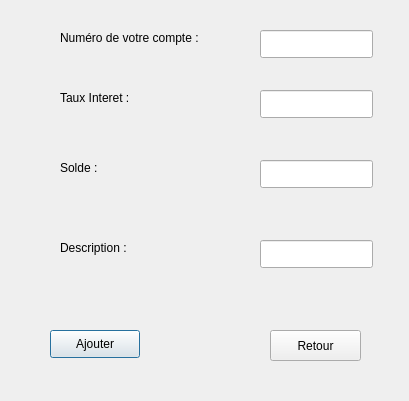
<?xml version="1.0" encoding="UTF-8"?>
<ui version="4.0">
 <class>AjoutEpargne</class>
 <widget class="QDialog" name="AjoutEpargne">
  <property name="geometry">
   <rect>
    <x>0</x>
    <y>0</y>
    <width>409</width>
    <height>401</height>
   </rect>
  </property>
  <property name="windowTitle">
   <string>AjoutEpargne</string>
  </property>
  <widget class="QPushButton" name="pushButton">
   <property name="geometry">
    <rect>
     <x>50</x>
     <y>330</y>
     <width>90</width>
     <height>28</height>
    </rect>
   </property>
   <property name="text">
    <string>Ajouter</string>
   </property>
  </widget>
  <widget class="QLabel" name="label">
   <property name="geometry">
    <rect>
     <x>60</x>
     <y>30</y>
     <width>181</width>
     <height>16</height>
    </rect>
   </property>
   <property name="text">
    <string>Numéro de votre compte :</string>
   </property>
  </widget>
  <widget class="QLabel" name="label_2">
   <property name="geometry">
    <rect>
     <x>60</x>
     <y>90</y>
     <width>171</width>
     <height>16</height>
    </rect>
   </property>
   <property name="text">
    <string>Taux Interet :</string>
   </property>
  </widget>
  <widget class="QLabel" name="label_3">
   <property name="geometry">
    <rect>
     <x>60</x>
     <y>160</y>
     <width>58</width>
     <height>16</height>
    </rect>
   </property>
   <property name="text">
    <string>Solde :</string>
   </property>
  </widget>
  <widget class="QLabel" name="label_4">
   <property name="geometry">
    <rect>
     <x>60</x>
     <y>240</y>
     <width>171</width>
     <height>16</height>
    </rect>
   </property>
   <property name="text">
    <string>Description :</string>
   </property>
  </widget>
  <widget class="QLabel" name="label_5">
   <property name="geometry">
    <rect>
     <x>70</x>
     <y>230</y>
     <width>58</width>
     <height>16</height>
    </rect>
   </property>
   <property name="text">
    <string/>
   </property>
  </widget>
  <widget class="QLineEdit" name="lineEditCompte">
   <property name="geometry">
    <rect>
     <x>260</x>
     <y>30</y>
     <width>113</width>
     <height>28</height>
    </rect>
   </property>
  </widget>
  <widget class="QLineEdit" name="lineEditTaux">
   <property name="geometry">
    <rect>
     <x>260</x>
     <y>90</y>
     <width>113</width>
     <height>28</height>
    </rect>
   </property>
  </widget>
  <widget class="QLineEdit" name="lineEditSolde">
   <property name="geometry">
    <rect>
     <x>260</x>
     <y>160</y>
     <width>113</width>
     <height>28</height>
    </rect>
   </property>
  </widget>
  <widget class="QLineEdit" name="lineEditDescription">
   <property name="geometry">
    <rect>
     <x>260</x>
     <y>240</y>
     <width>113</width>
     <height>28</height>
    </rect>
   </property>
  </widget>
  <widget class="QPushButton" name="pushButton_2">
   <property name="geometry">
    <rect>
     <x>270</x>
     <y>330</y>
     <width>91</width>
     <height>31</height>
    </rect>
   </property>
   <property name="text">
    <string>Retour</string>
   </property>
  </widget>
 </widget>
 <resources/>
 <connections>
  <connection>
   <sender>pushButton</sender>
   <signal>clicked()</signal>
   <receiver>AjoutEpargne</receiver>
   <slot>slotAjoutEpargne()</slot>
   <hints>
    <hint type="sourcelabel">
     <x>194</x>
     <y>343</y>
    </hint>
    <hint type="destinationlabel">
     <x>204</x>
     <y>200</y>
    </hint>
   </hints>
  </connection>
  <connection>
   <sender>pushButton_2</sender>
   <signal>clicked()</signal>
   <receiver>AjoutEpargne</receiver>
   <slot>close()</slot>
   <hints>
    <hint type="sourcelabel">
     <x>195</x>
     <y>383</y>
    </hint>
    <hint type="destinationlabel">
     <x>204</x>
     <y>200</y>
    </hint>
   </hints>
  </connection>
 </connections>
 <slots>
  <slot>slotAjoutEpargne()</slot>
  <slot>slotRetournerMenu()</slot>
 </slots>
</ui>
